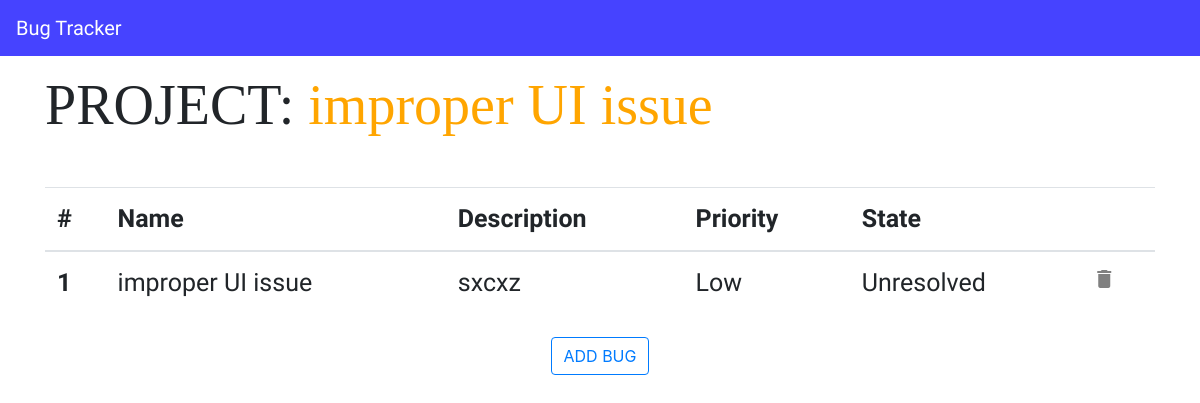
Page /bug/4/ on the committed database.
### projects_app/models.py (models this page shows, shortened)
class Project(models.Model):
    name = models.CharField(max_length=50)
    organization_name = models.CharField(max_length=70)
    technology = models.CharField(max_length=50)

### bugs_app/models.py (models this page shows, shortened)
class Bug(models.Model):
    PRIORITY_CHOICES = [
        ('LO','Low'),
        ('MD','Medium'),
        ('HI','High')
    ]
    STATE_CHOICES = [
        ('RE','Resolved'),
        ('UN', 'Unresolved')
    ]
    project_id = models.ForeignKey(Project, on_delete=models.CASCADE, default='0')
    name = models.CharField(max_length=50)
    desc = models.TextField()
    priority = models.CharField(max_length=2, choices = PRIORITY_CHOICES)
    state = models.CharField(max_length=2, choices = STATE_CHOICES)

### bugs_app/views.py (the view)
# urls.py: path('<int:id>/',views.list_bugs,name='bug_list'),
def list_bugs(request,id):
    query_bugs = Bug.objects.filter(project_id=id)
    project = Project.objects.filter(id = id)[0]
    context = {
        'bugs_list': query_bugs,
        'project': project
    }
    return render(request, 'bugs_app/bugs.html', context)

### bugs_app/templates/bugs_app/bugs.html (shortened to what this page needs)
{% extends 'projects_app/base.html' %}
{% block bug %}
    <div class="container">
        <h1 class="display-4 project-title">Project: </h1>
        <h1 class="display-4 project-name">{{project.name}}</h1>
        <table class="table mt-5">
            <thead>
                <th scope="col">#</th>
                <th scope="col">Name</th>
                <th scope="col">Description</th>
                <th scope="col">Priority</th>
                <th scope="col">State</th>
                <th scope="col"></th>
            </thead>
            <tbody>
                {% for bug in bugs_list %}
                    <tr class="bug-row">
                        <th scope="row"> {{forloop.counter}} </th>
                        <td>{{bug.name}}</td>
                        <td>{{bug.desc}}</td>
                        <td>{{bug.get_priority_display}}</td>
                        <td>{{bug.get_state_display}}</td>
                        <td>
                            <a href=" {% url 'bug_delete' project.id bug.id %} "title="Delete Item">
                                <span class="material-icons delete-icon">
                                </span>
                            </a>
                        </td>
                    </tr>
                {% endfor %}
            </tbody>
        </table>
        <div class="flex-container">
            <button type="button" id="add-project" class="my-2 btn btn-outline-primary" onclick="openbugform({{project.id}})">add bug</button>
        </div>
    </div>
{% endblock %}

### projects_app/static/css/navbar.css (style rules this page uses)
.flex-container { display: flex; justify-content: center; }
#add-project { text-transform: uppercase; }

### projects_app/static/css/bugs_list.css (style rules this page uses)
.delete-icon { color: grey; }

### projects_app/static/css/projects.css (style rules this page uses)
.project-title { font-family: 'Playfair Display', serif; text-transform: uppercase; display: inline; }
.project-name { display: inline; color: orange; font-family: 'Playfair Display', serif; }

### projects_app/static/css/table.css (style rules this page uses)
th { font-family: 'IBM Plex Sans Condensed', sans-serif; font-size: 25px; }
td { font-family: 'Nunito Sans', sans-serif; font-size: 25px; }

### rows in the picture
Project: name "improper UI issue"
Bug: name "improper UI issue", desc "sxcxz", priority "Low", state "Unresolved"
